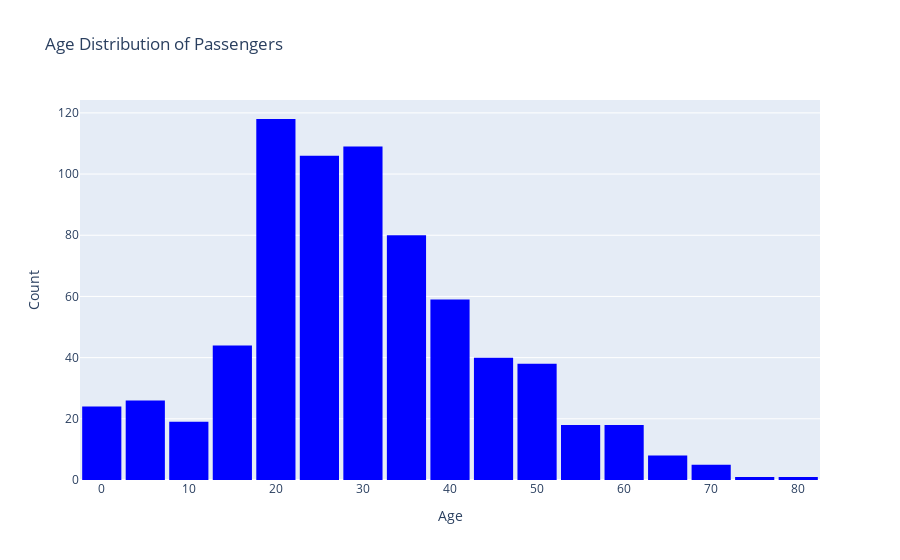
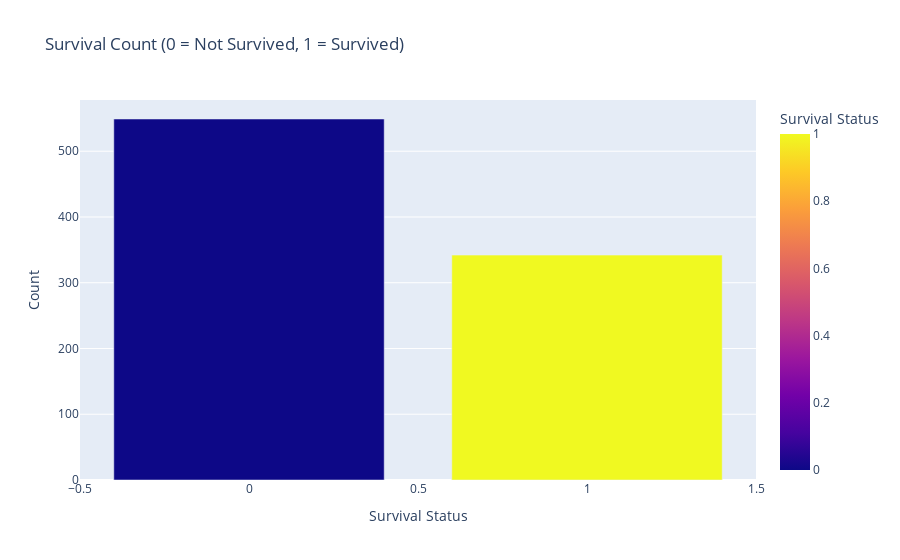
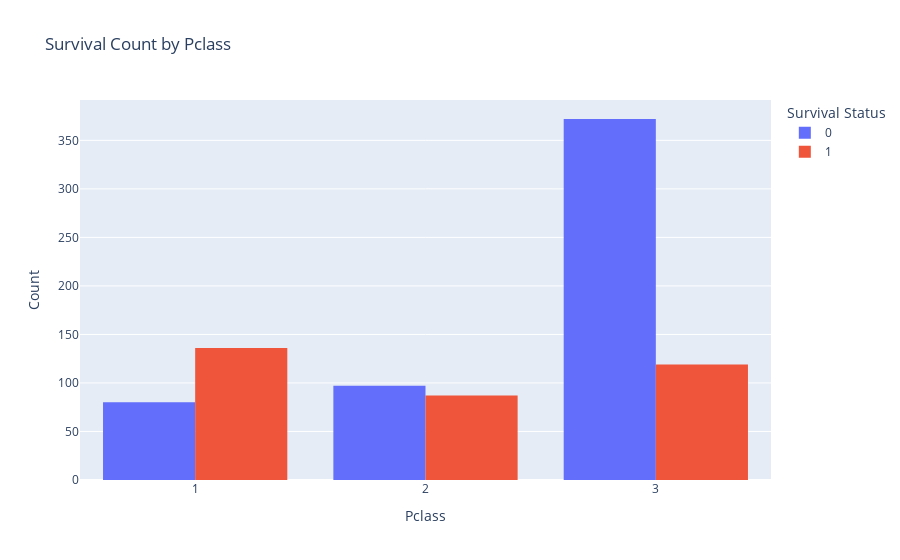
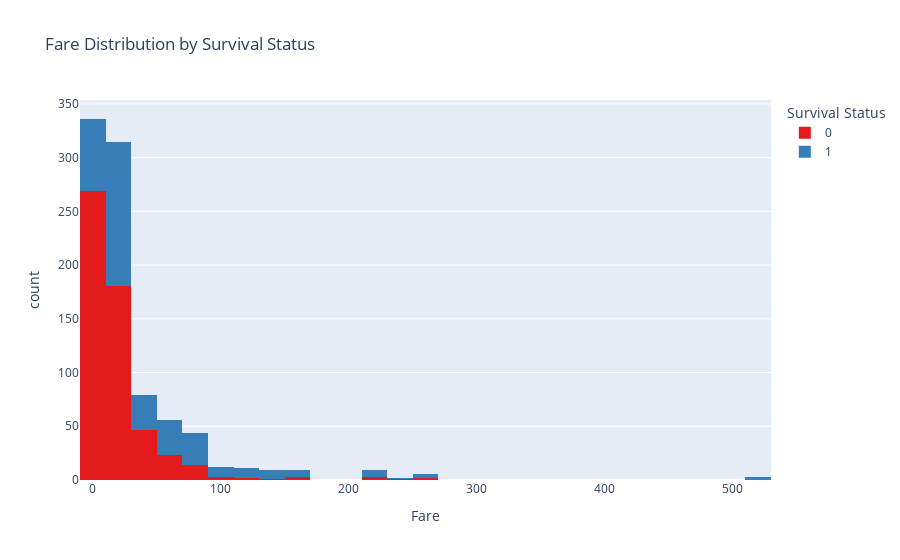

Source (notebook cell) for these figures, in order:
### Code cell
titanic_data = pd.read_csv("titanic.csv")

# -----------------------------
# 1. Age Distribution of Passengers
fig_age = px.histogram(titanic_data, x="Age", nbins=30, title="Age Distribution of Passengers", color_discrete_sequence=["blue"])
fig_age.update_layout(
    xaxis_title="Age",
    yaxis_title="Count",
    bargap=0.1
)
fig_age.show()

# -----------------------------
# 2. Survival Count (Survived vs. Not Survived)
survival_counts = titanic_data['Survived'].value_counts().reset_index()
survival_counts.columns = ['Survived', 'Count']  # Rename columns to match the plot parameters

fig_survival = px.bar(survival_counts, 
                      x='Survived', y='Count', 
                      labels={'Survived': 'Survival Status', 'Count': 'Count'},
                      title="Survival Count (0 = Not Survived, 1 = Survived)", 
                      color='Survived', 
                      color_discrete_sequence=px.colors.qualitative.Set1)
fig_survival.show()

# -----------------------------
# 3. Survival Count by Pclass
fig_pclass_survival = px.histogram(titanic_data, x="Pclass", color="Survived", barmode="group", 
                                    title="Survival Count by Pclass", 
                                    labels={"Pclass": "Pclass", "Survived": "Survival Status"})
fig_pclass_survival.update_layout(
    xaxis_title="Pclass",
    yaxis_title="Count"
)
fig_pclass_survival.show()

# -----------------------------
# 4. Fare Distribution by Survival Status
fig_fare = px.histogram(titanic_data, x="Fare", color="Survived", nbins=30, 
                        title="Fare Distribution by Survival Status", 
                        labels={"Fare": "Fare", "Survived": "Survival Status"},
                        color_discrete_sequence=px.colors.qualitative.Set1)
fig_fare.show()

# -----------------------------
# 5. Correlation Heatmap
numerical_data = titanic_data.select_dtypes(include=['number'])
correlation_matrix = numerical_data.corr()

fig_correlation = go.Figure(data=go.Heatmap(
    z=correlation_matrix.values,
    x=correlation_matrix.columns,
    y=correlation_matrix.columns,
    colorscale='RdBu',
    colorbar=dict(title='Correlation'),
    zmin=-1, zmax=1
))

fig_correlation.update_layout(
    title="Correlation Heatmap",
    xaxis_title="Features",
    yaxis_title="Features",
    xaxis=dict(tickangle=45),
    yaxis=dict(tickangle=45),
    width=800,
    height=800
)
fig_correlation.show()

# -----------------------------
# 6. Survival Rate by Gender
fig_gender_survival = px.bar(titanic_data.groupby('Sex')['Survived'].mean().reset_index(), 
                             x='Sex', y='Survived', 
                             title="Survival Rate by Gender", 
                             labels={"Sex": "Gender", "Survived": "Survival Rate"},
                             color='Sex',
                             color_discrete_sequence=px.colors.qualitative.Set1)
fig_gender_survival.show()

# -----------------------------
# 7. Passenger Distribution by Embarked Location
embarked_counts = titanic_data['Embarked'].value_counts().reset_index()
embarked_counts.columns = ['Embarked', 'Count']  # Rename columns to match the plot parameters

fig_embarked = px.bar(embarked_counts, 
                      x='Embarked', y='Count', 
                      title="Passenger Distribution by Embarked Location", 
                      labels={'Embarked': 'Embarked Location', 'Count': 'Count'},
                      color='Embarked', 
                      color_discrete_sequence=px.colors.qualitative.Set1)
fig_embarked.show()

### Figure 1 — Plotly figure (JSON) as saved in the notebook; plotly's stock layout.template omitted (floating-point values rounded to 4 significant figures; data arrays with more than 128 entries replaced by an {"elided": "..."} marker saying what was removed)
{"data": [{"bingroup": "x", "hovertemplate": "Age=%{x}<br>count=%{y}<extra></extra>", "legendgroup": "", "marker": {"color": "blue", "pattern": {"shape": ""}}, "name": "", "nbinsx": 30, "orientation": "v", "showlegend": false, "type": "histogram", "x": {"elided": "891 float values"}, "xaxis": "x", "yaxis": "y"}], "layout": {"bargap": 0.1, "barmode": "relative", "legend": {"tracegroupgap": 0}, "title": {"text": "Age Distribution of Passengers"}, "xaxis": {"anchor": "y", "domain": [0, 1], "title": {"text": "Age"}}, "yaxis": {"anchor": "x", "domain": [0, 1], "title": {"text": "Count"}}}}

### Figure 2 — Plotly figure (JSON) as saved in the notebook; plotly's stock layout.template omitted (floating-point values rounded to 4 significant figures)
{"data": [{"hovertemplate": "Survival Status=%{marker.color}<br>Count=%{y}<extra></extra>", "legendgroup": "", "marker": {"color": [0, 1], "coloraxis": "coloraxis", "pattern": {"shape": ""}}, "name": "", "orientation": "v", "showlegend": false, "textposition": "auto", "type": "bar", "x": [0, 1], "xaxis": "x", "y": [549, 342], "yaxis": "y"}], "layout": {"barmode": "relative", "coloraxis": {"colorbar": {"title": {"text": "Survival Status"}}, "colorscale": [[0, "#0d0887"], [0.1111, "#46039f"], [0.2222, "#7201a8"], [0.3333, "#9c179e"], [0.4444, "#bd3786"], [0.5556, "#d8576b"], [0.6667, "#ed7953"], [0.7778, "#fb9f3a"], [0.8889, "#fdca26"], [1, "#f0f921"]]}, "legend": {"tracegroupgap": 0}, "title": {"text": "Survival Count (0 = Not Survived, 1 = Survived)"}, "xaxis": {"anchor": "y", "domain": [0, 1], "title": {"text": "Survival Status"}}, "yaxis": {"anchor": "x", "domain": [0, 1], "title": {"text": "Count"}}}}

### Figure 3 — Plotly figure (JSON) as saved in the notebook; plotly's stock layout.template omitted (floating-point values rounded to 4 significant figures; data arrays with more than 128 entries replaced by an {"elided": "..."} marker saying what was removed)
{"data": [{"alignmentgroup": "True", "bingroup": "x", "hovertemplate": "Survival Status=0<br>Pclass=%{x}<br>count=%{y}<extra></extra>", "legendgroup": "0", "marker": {"color": "#636efa", "pattern": {"shape": ""}}, "name": "0", "offsetgroup": "0", "orientation": "v", "showlegend": true, "type": "histogram", "x": {"elided": "549 int values"}, "xaxis": "x", "yaxis": "y"}, {"alignmentgroup": "True", "bingroup": "x", "hovertemplate": "Survival Status=1<br>Pclass=%{x}<br>count=%{y}<extra></extra>", "legendgroup": "1", "marker": {"color": "#EF553B", "pattern": {"shape": ""}}, "name": "1", "offsetgroup": "1", "orientation": "v", "showlegend": true, "type": "histogram", "x": {"elided": "342 int values"}, "xaxis": "x", "yaxis": "y"}], "layout": {"barmode": "group", "legend": {"title": {"text": "Survival Status"}, "tracegroupgap": 0}, "title": {"text": "Survival Count by Pclass"}, "xaxis": {"anchor": "y", "domain": [0, 1], "title": {"text": "Pclass"}}, "yaxis": {"anchor": "x", "domain": [0, 1], "title": {"text": "Count"}}}}

### Figure 4 — Plotly figure (JSON) as saved in the notebook; plotly's stock layout.template omitted (floating-point values rounded to 4 significant figures; data arrays with more than 128 entries replaced by an {"elided": "..."} marker saying what was removed)
{"data": [{"bingroup": "x", "hovertemplate": "Survival Status=0<br>Fare=%{x}<br>count=%{y}<extra></extra>", "legendgroup": "0", "marker": {"color": "rgb(228,26,28)", "pattern": {"shape": ""}}, "name": "0", "nbinsx": 30, "orientation": "v", "showlegend": true, "type": "histogram", "x": {"elided": "549 float values"}, "xaxis": "x", "yaxis": "y"}, {"bingroup": "x", "hovertemplate": "Survival Status=1<br>Fare=%{x}<br>count=%{y}<extra></extra>", "legendgroup": "1", "marker": {"color": "rgb(55,126,184)", "pattern": {"shape": ""}}, "name": "1", "nbinsx": 30, "orientation": "v", "showlegend": true, "type": "histogram", "x": {"elided": "342 float values"}, "xaxis": "x", "yaxis": "y"}], "layout": {"barmode": "relative", "legend": {"title": {"text": "Survival Status"}, "tracegroupgap": 0}, "title": {"text": "Fare Distribution by Survival Status"}, "xaxis": {"anchor": "y", "domain": [0, 1], "title": {"text": "Fare"}}, "yaxis": {"anchor": "x", "domain": [0, 1], "title": {"text": "count"}}}}
